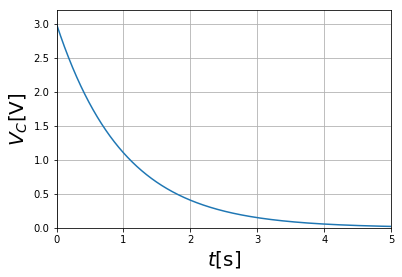

This figure's Python source:
# -*- coding: utf-8 -*-
"""
Halliday physics

@author: Wool(wool@wool.pe.kr)
"""

import numpy as np
import matplotlib.pyplot as plt

E = 3.0
R = 1000.0
C = 0.001
t = np.arange(0.,5.0,0.001)

V = E*(np.exp(-t/(R*C)))

plt.plot(t, V )

#plt.title('The electric field due to a ring charge ', fontsize=14)
plt.xlabel('$t[\\rm{s}]$', fontsize=20)
plt.ylabel('$V_C [\\rm{V}]$', fontsize=20)
plt.axis([0,5,0,3.2])
plt.grid(True)

plt.legend()
plt.show()
